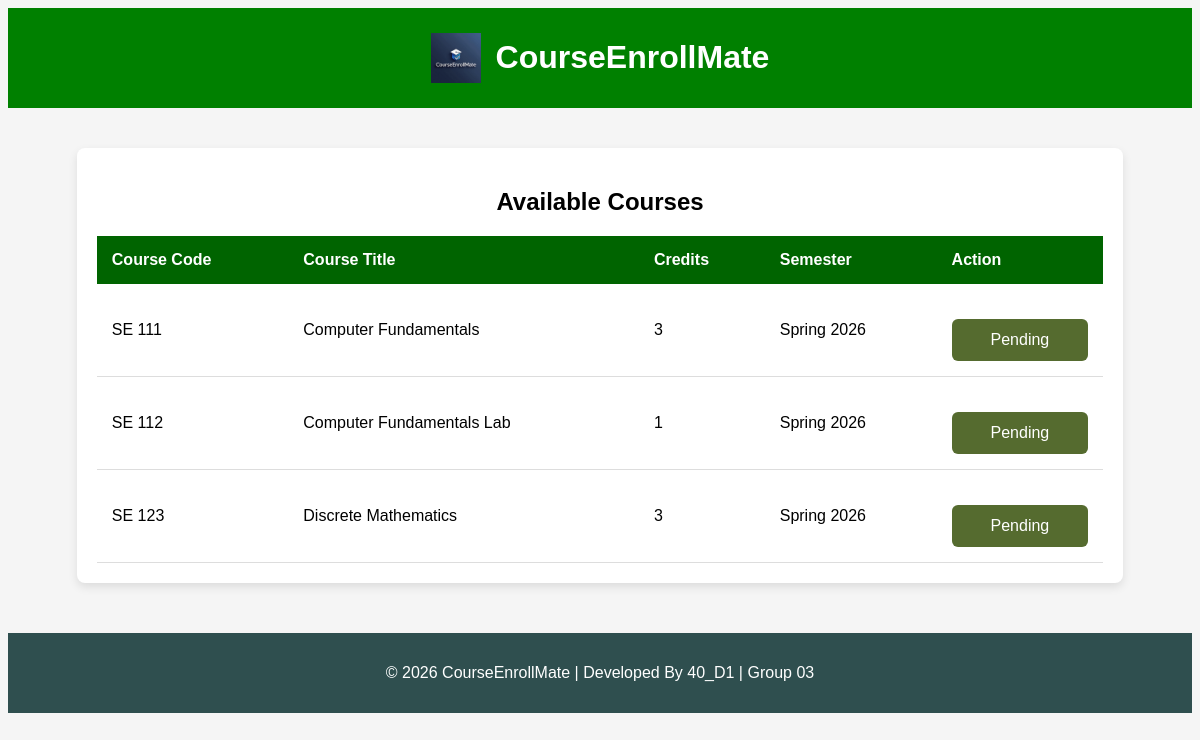
The page /enroll_courses (signed in) on the database its author committed.
### tables this page shows
CREATE TABLE enrollment_requests (
    id INTEGER PRIMARY KEY AUTOINCREMENT,
    student_id INTEGER NOT NULL,
    offering_id INTEGER NOT NULL,
    request_date TIMESTAMP DEFAULT CURRENT_TIMESTAMP,
    status TEXT CHECK(status IN ('pending','approved','rejected')) DEFAULT 'pending',
    FOREIGN KEY (student_id) REFERENCES users(id),
    FOREIGN KEY (offering_id) REFERENCES course_offerings(id)
);

CREATE TABLE courses (
    id INTEGER PRIMARY KEY AUTOINCREMENT,
    course_code TEXT UNIQUE NOT NULL,
    course_title TEXT NOT NULL,
    course_description TEXT,
    credit_hours INTEGER NOT NULL,
    created_at TIMESTAMP DEFAULT CURRENT_TIMESTAMP
);

CREATE TABLE semesters (
    id INTEGER PRIMARY KEY AUTOINCREMENT,
    semester_name TEXT NOT NULL,
    start_date TEXT,
    end_date TEXT,
    status TEXT CHECK(status IN ('active','inactive')) DEFAULT 'inactive'
);

### app.py (the view)
@app.route("/enroll_courses")
@login_required
@role_required("student")
def enroll_courses():
    student_id = session["user_id"]
    conn = get_db_connection()
    courses = conn.execute("""
        SELECT
            co.id AS offering_id,
            c.course_code,
            c.course_title,
            c.credit_hours,
            s.semester_name,
            er.status AS enrollment_status
        FROM course_offerings co
        JOIN courses c ON co.course_id = c.id
        JOIN semesters s ON co.semester_id = s.id
        LEFT JOIN enrollment_requests er
            ON er.offering_id = co.id AND er.student_id = ?
        WHERE s.status = 'active'
    """, (student_id,)).fetchall()
    conn.close()
    return render_template("enroll_courses.html", courses=courses)

### app.py (called while the page is built)
def get_db_connection():
    conn = sqlite3.connect("courseenrollmate.db")
    conn.row_factory = sqlite3.Row
    conn.execute("PRAGMA foreign_keys = ON")
    return conn

### helper.py (called while the page is built)
def login_required(f):
    @wraps(f)
    def decorated_function(*args, **kwargs):
        if "username" not in session:
            return redirect("/login")
        return f(*args, **kwargs)
    return decorated_function

def role_required(role):
    def decorator(f):
        @wraps(f)
        def decorated_function(*args, **kwargs):
            if session.get("role") != role:
                return "403 Forbidden: Unauthorized access"
            return f(*args, **kwargs)
        return decorated_function
    return decorator

### templates/enroll_courses.html (shortened to what this page needs)
{% extends "base.html" %}
{% block body %}
<div class="table-container">
    <h2>Available Courses</h2>
    <table>
        <thead>
            <tr>
                <th>Course Code</th>
                <th>Course Title</th>
                <th>Credits</th>
                <th>Semester</th>
                <th>Action</th>
            </tr>
        </thead>
        <tbody>
        {% for course in courses %}
            <tr>
                <td>{{ course.course_code }}</td>
                <td>{{ course.course_title }}</td>
                <td>{{ course.credit_hours }}</td>
                <td>{{ course.semester_name }}</td>
                <td>
                    {% if course.enrollment_status %}
                        <button class="disabled-btn" disabled>{{ course.enrollment_status|capitalize }}</button>
                    {% else %}
                        <a href="/request_enrollment/{{ course.offering_id }}" class="enroll-btn">Enroll</a>
                    {% endif %}
                </td>
            </tr>
        {% endfor %}
        </tbody>
    </table>
</div>
{% endblock %}

### static/style.css (style rules this page uses)
body { font-family: Arial, sans-serif; background:whitesmoke; text-align:center; }
button { width:100%; margin-top:20px; padding:12px; background:darkolivegreen; border:none; color:white; font-size:16px; border-radius:6px; cursor:pointer; }
.table-container { width:85%; margin:40px auto; background:white; padding:20px; border-radius:8px; box-shadow:0 4px 10px rgba(0,0,0,0.1); }
table { width:100%; border-collapse:collapse; }
thead { background: darkgreen; color:white; }
th,td { padding:15px; text-align:left; }
tbody tr { border-bottom:1px solid #ddd; }

### rows shown on the page
enrollment_requests: course_code "SE 111", course_title "Computer Fundamentals", credit_hours "3", semester_name "Spring 2026", enrollment_status "Pending"
enrollment_requests: course_code "SE 112", course_title "Computer Fundamentals Lab", credit_hours "1", semester_name "Spring 2026", enrollment_status "Pending"
enrollment_requests: course_code "SE 123", course_title "Discrete Mathematics", credit_hours "3", semester_name "Spring 2026", enrollment_status "Pending"
